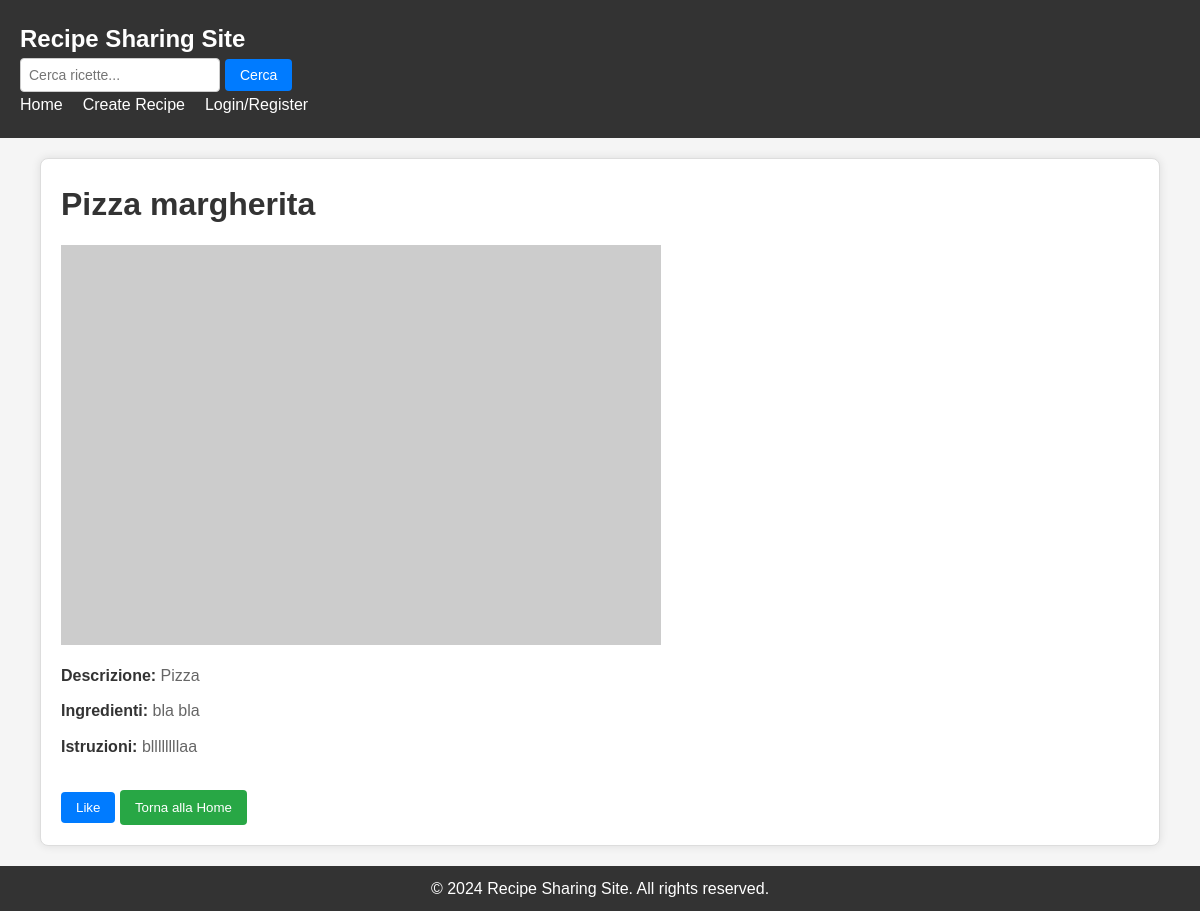
/recipe/4/, run on the app's committed database.
### recipes/models.py (models this page shows, shortened)
class Recipe(models.Model):
    title = models.CharField(max_length=200)
    description = models.TextField()
    ingredients = models.TextField()
    instructions = models.TextField()
    prep_time = models.IntegerField()
    cook_time = models.IntegerField()
    author = models.ForeignKey(User, on_delete=models.CASCADE,related_name='recipes')
    created_at = models.DateTimeField(auto_now_add=True)
    updated_at = models.DateTimeField(auto_now=True)
    likes = models.ManyToManyField(User, related_name='liked_recipes', blank=True)

### recipes/views.py (the view, shortened to what this page needs)
# urls.py: path('recipe/<int:pk>/', views.recipe_detail, name='recipe_detail'),
def recipe_detail(request, pk):
    recipe = get_object_or_404(Recipe, pk=pk)
    context = {
        'recipe': recipe,
    }
    return render(request, 'recipes/recipe_detail.html', context)

### recipes/templates/recipes/recipe_detail.html (shortened to what this page needs)
{% extends 'base_generic.html' %}
{% block content %}
<div class="container">
    <div class="recipe-detail">
        <h1>{{ recipe.title }}</h1>
        <p><img src="https://placehold.co/600x400" alt="{{ recipe.title }}"></p>
        <p><strong>Descrizione:</strong> {{ recipe.description }}</p>
        <p><strong>Ingredienti:</strong> {{ recipe.ingredients }}</p>
        <p><strong>Istruzioni:</strong> {{ recipe.instructions }}</p>
        <form action="{% url 'recipe_detail' recipe.id %}" method="post">
        <button type="submit" class="like-btn">
          {% if request.user in recipe.likes.all %}
            Unlike
          {% else %}
            Like
          {% endif %}
        </button>
      </form>
        <form action="{% url 'home' %}" method="get">
            <button type="submit" class="btn">Torna alla Home</button>
        </form>
    </div>
</div>
{% endblock %}

### recipes/static/css/styles.css (style rules this page uses)
* { margin: 0; padding: 0; box-sizing: border-box; }
body { font-family: Arial, sans-serif; line-height: 1.6; background-color: #f5f5f5; }
.container { max-width: 1200px; margin: 0 auto; padding: 0 20px; }
.recipe-detail { border: 1px solid #ddd; padding: 20px; border-radius: 8px; background-color: #f9f9f9; box-shadow: 0 0 5px rgba(0, 0, 0, 0.1); margin-bottom: 20px; }
.recipe-detail h1 { color: #333; margin-top: 0; }
.recipe-detail p { color: #666; }
.recipe-detail { background-color: #fff; border: 1px solid #ddd; border-radius: 8px; padding: 20px; box-shadow: 0 0 10px rgba(0, 0, 0, 0.1); margin-bottom: 20px; }
.recipe-detail h1 { font-size: 2rem; color: #333; margin-bottom: 15px; }
.recipe-detail p { font-size: 1rem; color: #666; margin-bottom: 10px; }
.recipe-detail p strong { color: #333; }
.like-btn { background-color: #007bff; color: #fff; padding: 8px 15px; border: none; border-radius: 4px; cursor: pointer; transition: background-color 0.3s; }
.recipe-detail .btn { background-color: #28a745; color: #fff; padding: 10px 15px; border: none; border-radius: 4px; cursor: pointer; transition: background-color 0.3s; }
.recipe-detail form { display: inline-block; margin-top: 20px; }

### data on the page
Recipe: title "Pizza margherita", description "Pizza", ingredients "bla bla", instructions "bllllllllaa"
